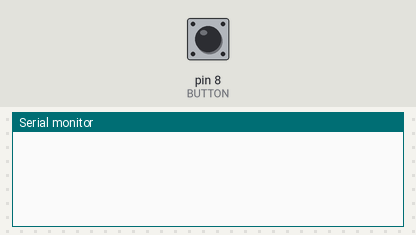
Simulated run of this sketch. Board: Arduino Uno, built with avr-gcc and run on an emulated ATmega328P. Shown: the last lines printed to the serial monitor. Inputs (shaded band) come from the test bench; at power-on: pin 8 (BUTTON) LOW.

Above: at 1.2 s.
1.3 s: pin 8 (BUTTON) pulled HIGH for 0.15 s
At 1.43 s:
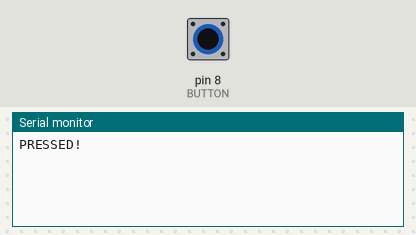
At 1.8 s:
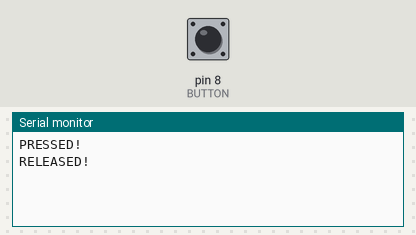

The sketch:

button_print.ino
```cpp
// C++ code
//

#define BUTTON 8
#define LED    2

void setup()
{
  Serial.begin(115200);
  pinMode(BUTTON, INPUT);
}

bool isPressed = false;

void loop() {
  if(digitalRead(BUTTON) && !isPressed) {
   	Serial.println("PRESSED!");
    isPressed = true;
  }else if(!digitalRead(BUTTON) && isPressed) {
   	Serial.println("RELEASED!");
    isPressed = false;
  }
}

/* Bad loop - continuously prints
void loop()
{
  if(digitalRead(BUTTON)) {
   	Serial.println("PRESSED!");
  }
  delay(100);
}
*/
```

Measured:
- after the input at 1.3 s, the serial monitor: prints a new line at once (image 1)
